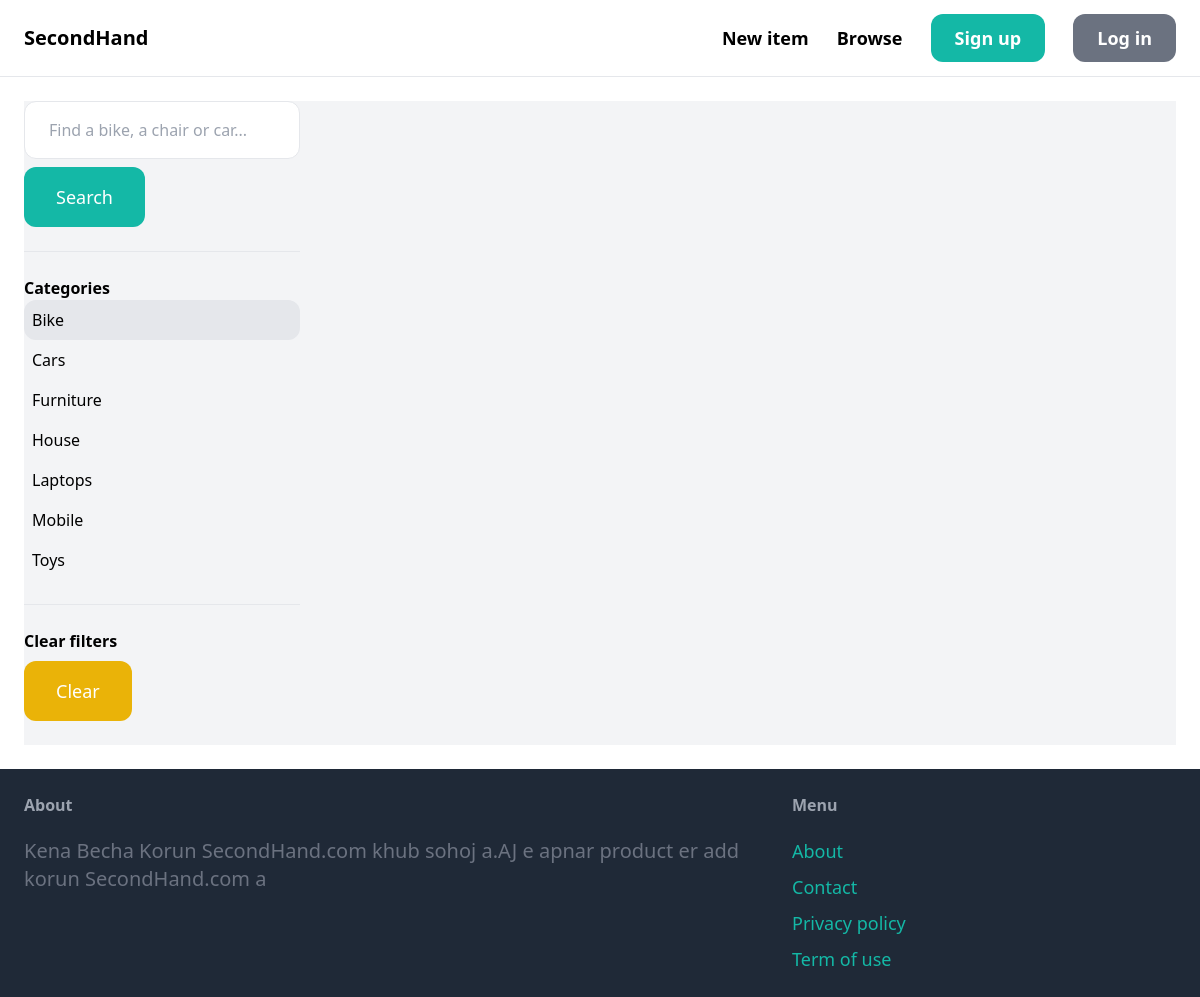
Page /items/?query=&category=6 on the committed database.
### item/models.py (models this page shows, shortened)
class Category(models.Model):
    name = models.CharField(max_length=255)
    class Meta:
        ordering = ('name',)
        verbose_name_plural = 'Categories'

### item/views.py (the view)
# urls.py: path('', views.items, name='items'),
def items(request):
    query = request.GET.get('query', '')
    category_id = request.GET.get('category', 0)
    categories = Category.objects.all()
    items = Item.objects.filter(is_sold=False)
    if category_id:
        items = items.filter(category_id=category_id)
    if query:
        items = items.filter(Q(name__icontains=query) | Q(description__icontains=query))
    return render(request, 'item/items.html', {
        'items': items,
        'query': query,
        'categories': categories,
        'category_id': int(category_id)
    })

### item/templates/item/items.html (shortened to what this page needs)
{% extends 'core/base.html' %}
{% block content %}
    <div class="pb-6 grid grid-cols-4 gap-4 bg-gray-100">
        <div class="col-span-1">
            <form method="get" action="{% url 'item:items' %}">
                <input name="query" class="w-full py-4 px-6 border rounded-xl" type="text" value="{{ query }}" placeholder="Find a bike, a chair or car...">
                <button class="mt-2 py-4 px-8 text-lg bg-teal-500 text-white rounded-xl">Search</button>
            </form>
            <hr class="my-6">
            <p class="font-semibold">Categories</p>
            <ul>
                {% for category in categories %}
                    <li class="py-2 px-2 rounded-xl{% if category.id == category_id %} bg-gray-200{% endif %}">
                        <a href="{% url 'item:items' %}?query={{ query }}&category={{ category.id }}">{{ category.name }}</a>
                    </li>
                {% endfor %}
            </ul>
            <hr class="my-6">
            <p class="font-semibold">Clear filters</p>
            <ul>
                <li><a href="{% url 'item:items' %}" class="mt-2 py-4 px-8 inline-block bg-yellow-500 text-lg rounded-xl text-white">Clear</a>
        </div>
        <div class="col-span-3">
        </div>
    </div>
{% endblock %}

### rows in the picture
Category: name "Bike"
Category: name "Cars"
Category: name "Furniture"
Category: name "House"
Category: name "Laptops"
Category: name "Mobile"
Category: name "Toys"
